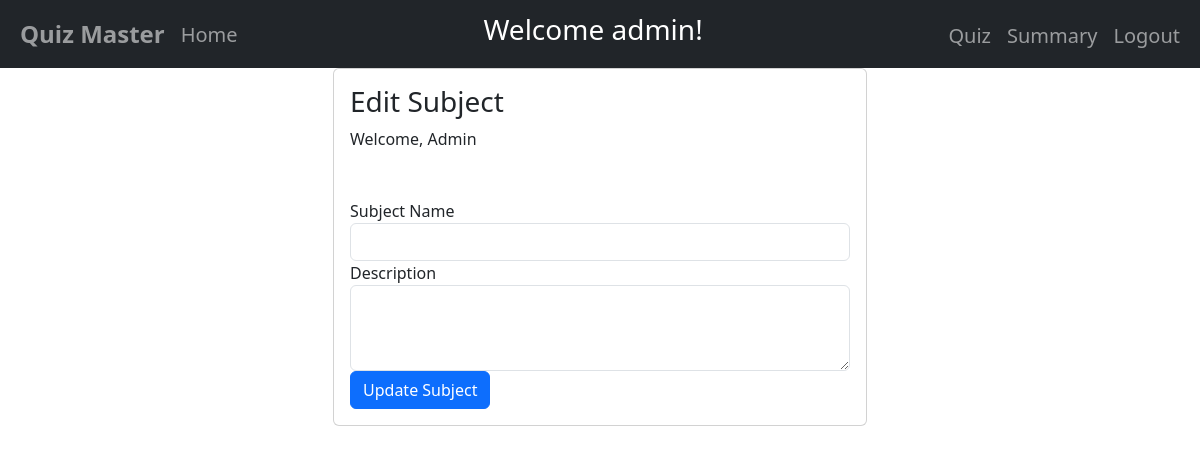
Before: /edit_subject/2 (signed in) with the older database file.
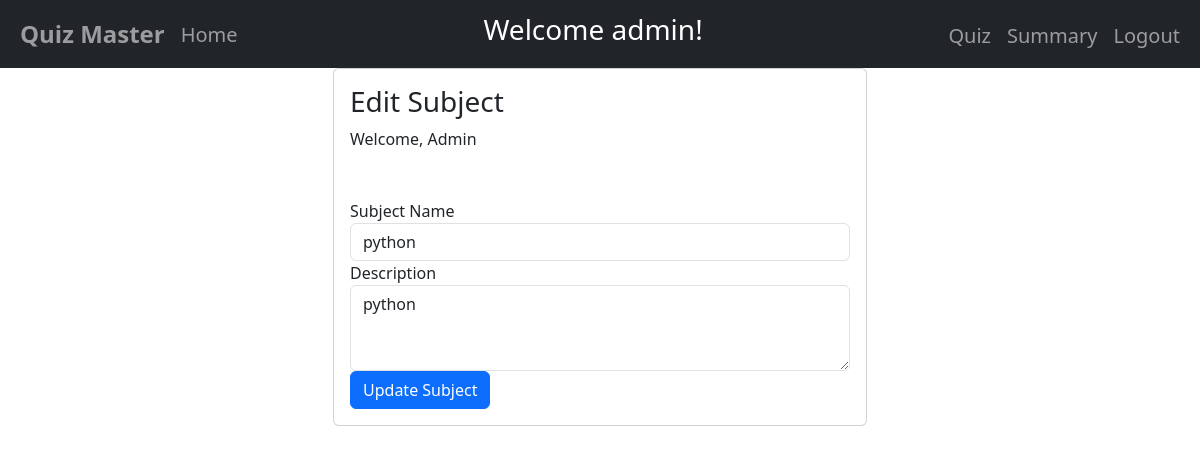
After: the same page with the newer database file.
### models.py (models this page shows)
class Subject(db.Model):
    id = db.Column(db.Integer, primary_key=True)
    name = db.Column(db.String(100), unique=True, nullable=False)
    description = db.Column(db.Text)

### main.py (the view)
@app.route('/edit_subject/<int:subject_id>', methods=['GET', 'POST'])
def edit_subject(subject_id):
    if 'user_id' not in session:
        return redirect(url_for('login'))
    user= User.query.get(session['user_id'])
    if user.role != 'admin':
        return redirect(url_for('dashboard'))
    subject = Subject.query.get(subject_id)
    if request.method == 'POST':
        subject.name = request.form['subject_name']
        subject.description = request.form['description']
        db.session.commit()
        flash('Subject updated successfully!', 'success')
        return redirect(url_for('dashboard'))
    return render_template('edit_subject.html', current_user=user, subject=subject)

### templates/edit_subject.html (shortened to what this page needs)
{% extends "base.html" %}
{% block content %}
<div class="container">
    <div class="row">
        <div class="col-md-6 offset-md-3">
            <div class="card">
                <div class="card-body">
                    <h3 class="card-title">Edit Subject</h3>
                    <p>Welcome, {{ current_user.full_name }}</p>
                </div>
                <div class="card-body">
                    <form method="POST">
                        <div class="form-group">
                            <label for="subject_name">Subject Name</label>
                            <input type="text" class="form-control" id="subject_name" name="subject_name" value="{{ subject.name }}" required>
                        </div>
                        <div class="form-group">
                            <label for="description">Description</label>
                            <textarea class="form-control" id="description" name="description" rows="3">{{ subject.description }}</textarea>
                        </div>
                        <button type="submit" class="btn btn-primary">Update Subject</button>
                    </form>
                </div>
            </div>
        </div>
    </div>
</div>
{% endblock %}

Changed rows visible on the page:
added Subject: subject_name "python", description "python"
